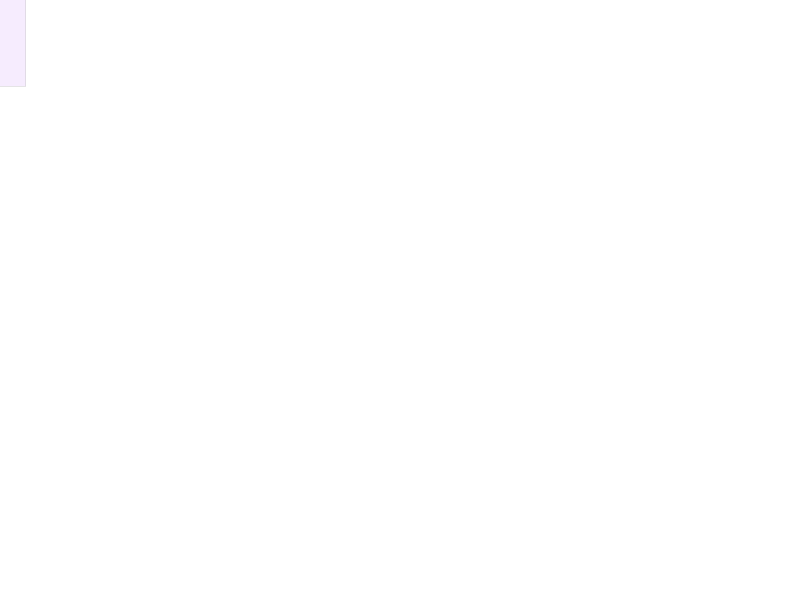
Frame 1 (no input)
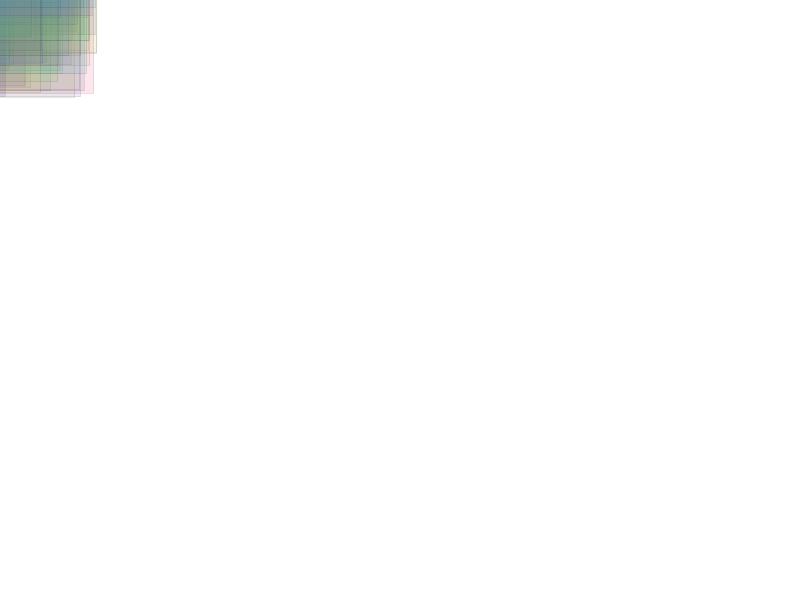
Frame 60 (the mouse pressed at the canvas centre just before this capture)
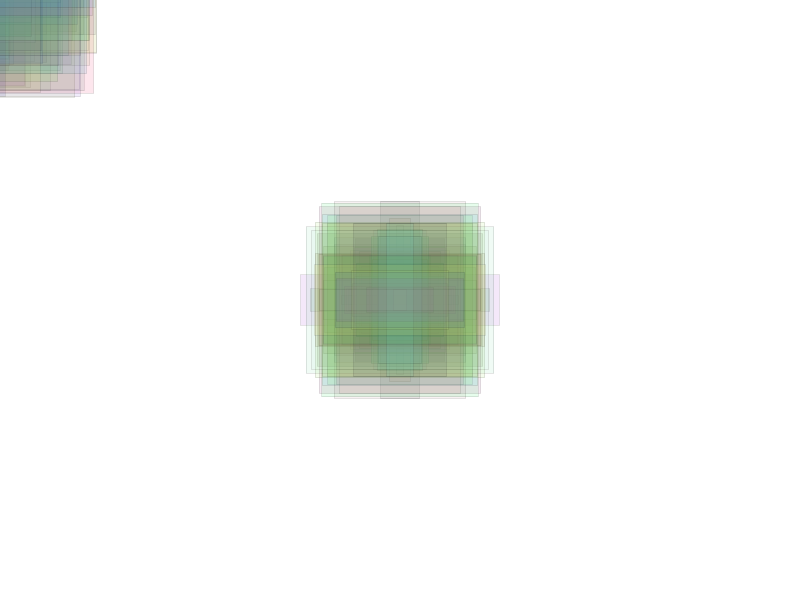
Frame 120 (the mouse held since frame 60 and released just before this capture)

The Processing sketch that drew these frames (run headless with seeded random() and noise(); from frame 60 on, the mouse is pressed at the canvas centre):

// Processing sketch: C_mythirdsketch
// ── C_mythirdsketch.pde

// myfirstsketch : draw a white square where my mouse is
// groovy

// at the top of the sketch
float r, g, b, w, h; // GLOBAL variables

// this runs when i hit play
void setup()
{
  size(800, 600); // sets up the size of the canvas
  
  background(255);
  
  // draw rectangles where coordinates are the center, not the edge:
  rectMode(CENTER); 
  
}

// this runs every frame
void draw()
{
    
    
  // these are variables:
  r = random(0, 255);
  g = random(0, 255);
  b = random(0, 255);
  
  w = random(5, 200);
  h = random(5, 200);
  
  // set a more interesting color
  fill(r, g, b, 25); // Red, Green, Blue, (Alpha)
  stroke(0, 0, 0, 25);

  rect(mouseX, mouseY, w, h); // x, y, w, h
}
